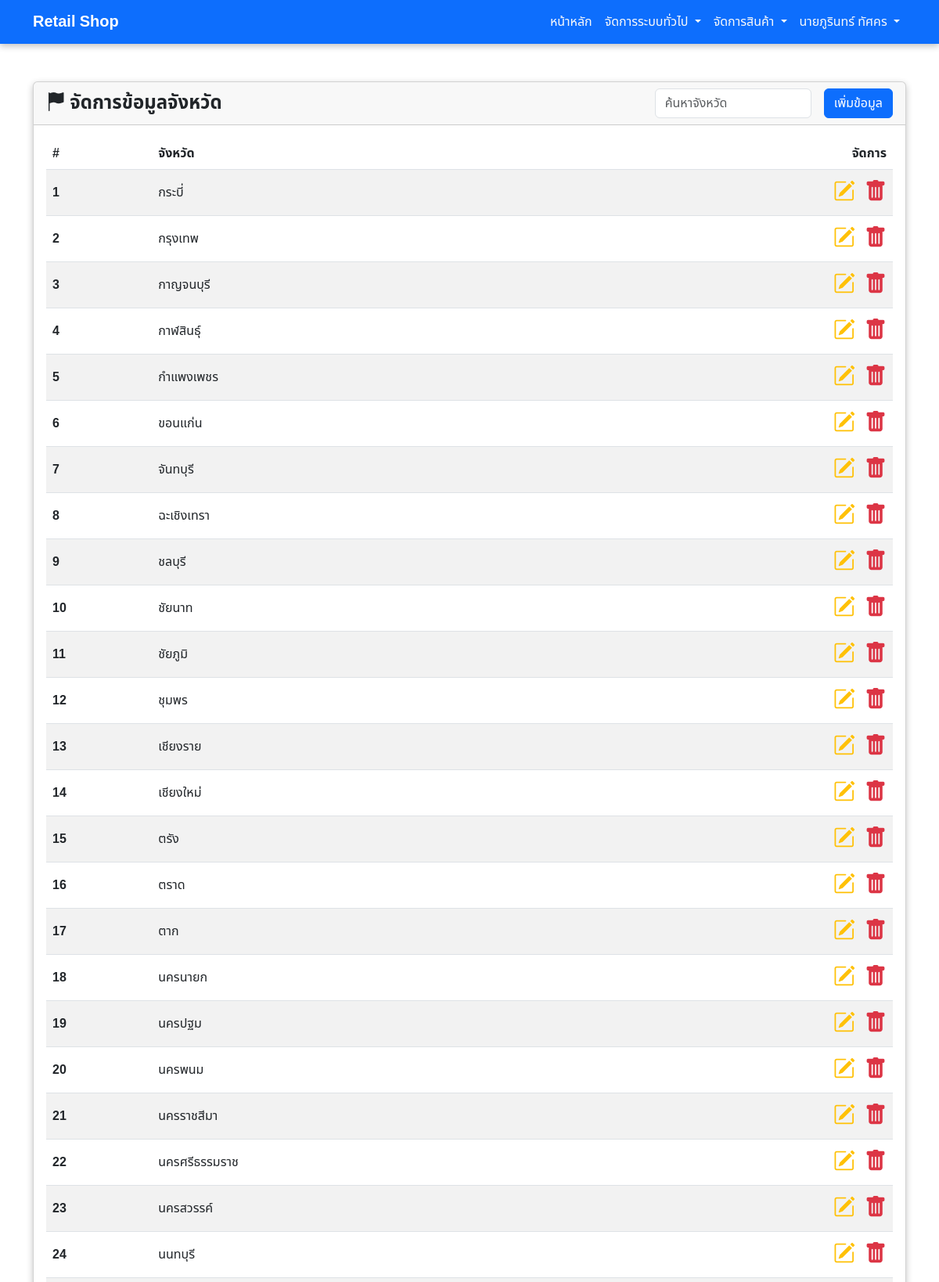
The app's page /management/province.php (upper part) with its own data.
### tables this page shows
CREATE TABLE `province` (
  `Province_id` int(2) NOT NULL,
  `Province_name` varchar(50) NOT NULL
);

### management/province.php (the view, shortened to what this page needs)
<?php
    include_once('../import/connect.php');
?>
<!DOCTYPE html>
<html lang="en">
<head>
    <?php include_once "../import/css.php"; ?>
</head>
<body>
    <?php include_once "../import/navbar.php" ?>
    <div class="mt-5 container">
        <div class="card mb-5" style="box-shadow: rgba(0, 0, 0, 0.24) 0px 3px 8px;">
            <div class="card-header d-flex flex-column flex-sm-row align-items-center justify-content-between row-gap-1">
                <div>
                    <h1 class="fs-4 fw-bold m-0 p-0">
                        <i class="bi bi-flag-fill"></i>
                        จัดการข้อมูลจังหวัด
                    </h1>
                </div>
                <div class="d-flex align-items-center column-gap-3">
                    <input type="text" name="ID" id="searchProvince" class="form-control" placeholder="ค้นหาจังหวัด" style="width: 200px;">
                    <a href="add_province.php" class="btn btn-primary">เพิ่มข้อมูล</a>
                </div>
            </div>
            <div class="card-body container py-3">
                <table class="table table-striped table-hover mx-auto align-middle">
                    <thead>
                        <tr class="bg-dark">
                            <th class="fw-bold" style="width: 10%;">#</th>
                            <th class="fw-bold" style="width: 40%;">จังหวัด</th>
                            <th class="text-end" style="width: 30%;">จัดการ</th>
                        </tr>
                    </thead>
                    <tbody>
                        <?php
                            $sql = "SELECT * FROM Province";
                            $result = $con->query($sql);
                            while ($data = mysqli_fetch_array($result)) {
                                ?>
                                <tr>
                                    <th><?php echo $data['Province_id'] ?></th>
                                    <td><?php echo $data['Province_name'] ?></td>
                                    <td class="text-end">
                                        <a href="edit_province.php?ID=<?php echo $data['Province_id'] ?>" class="text-decoration-none fs-3 me-2"><i class="bi bi-pencil-square text-warning"></i></a>
                                        <a href="#" class="text-decoration-none fs-3" onclick="deleteConfirm(<?php echo $data['Province_id'] ?>)"><i class="bi bi-trash-fill text-danger"></i></a>
                                    </td>
                                </tr>
                                <?php
                            }
                        ?>
                    </tbody>
                </table>
            </div>
        </div>
    </div>
</body>
</html>

### style.css (style rules this page uses)
* { padding: 0; margin: 0; box-sizing: border-box; font-family: 'Noto Sans Thai', Arial, sans-serif; }

### records on screen
province: Province_id "1", Province_name "กระบี่"
province: Province_id "2", Province_name "กรุงเทพ"
province: Province_id "3", Province_name "กาญจนบุรี"
province: Province_id "4", Province_name "กาฬสินธุ์"
province: Province_id "5", Province_name "กำแพงเพชร"
province: Province_id "6", Province_name "ขอนแก่น"
province: Province_id "7", Province_name "จันทบุรี"
province: Province_id "8", Province_name "ฉะเชิงเทรา"
province: Province_id "9", Province_name "ชลบุรี"
province: Province_id "10", Province_name "ชัยนาท"
province: Province_id "11", Province_name "ชัยภูมิ"
province: Province_id "12", Province_name "ชุมพร"
province: Province_id "13", Province_name "เชียงราย"
province: Province_id "14", Province_name "เชียงใหม่"
province: Province_id "15", Province_name "ตรัง"
province: Province_id "16", Province_name "ตราด"
province: Province_id "17", Province_name "ตาก"
province: Province_id "18", Province_name "นครนายก"
province: Province_id "19", Province_name "นครปฐม"
province: Province_id "20", Province_name "นครพนม"
province: Province_id "21", Province_name "นครราชสีมา"
province: Province_id "22", Province_name "นครศรีธรรมราช"
province: Province_id "23", Province_name "นครสวรรค์"
province: Province_id "24", Province_name "นนทบุรี"
